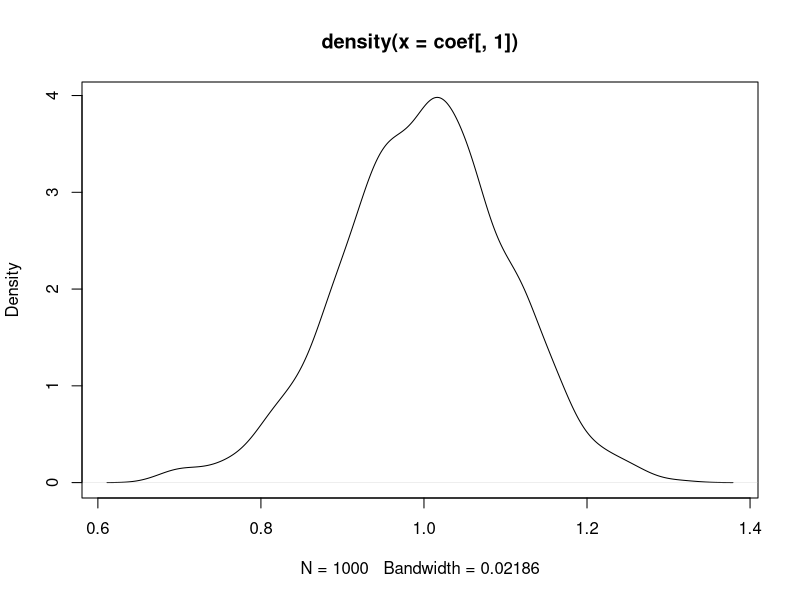
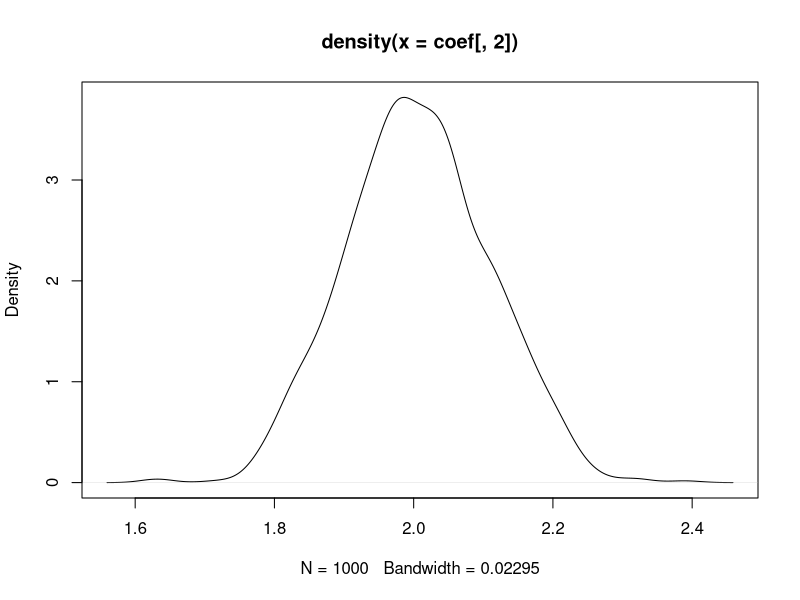
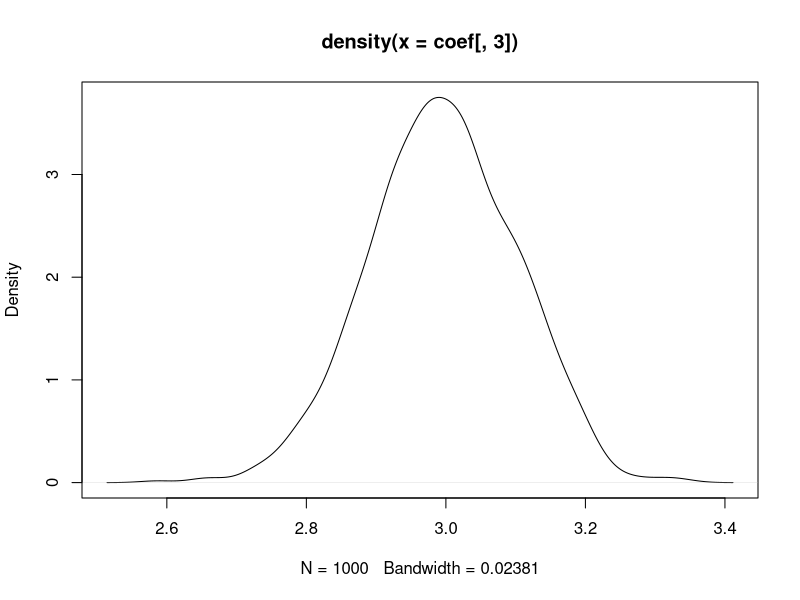

Write R code to recreate these figures, in order.
## ---- chunk 1
knitr::opts_chunk$set(echo = TRUE)
library(MASS)
## ---- chunk 2
n=100

Sigma <- matrix(c(5, 0.9*5, 0.9*5, 5), 2, 2)

rawvars <- mvrnorm(n, mu=rep(0,2), Sigma)

cor(rawvars) # tikriname, ar koreliacija tokia, kokios reikia
var(rawvars) # tikriname, ar dispersija tokia, kokios reikia 


x_1<-rawvars[,1]
x_2<-rawvars[,2]

e<-rnorm(n, sd=1)

y=1+2*x_1+3*x_2+e 
## ---- chunk 3
lm1<-lm(y~x_1+x_2)
coef<-lm1$coefficients

## ---- chunk 4

coef<-matrix(0, nrow = 1000, ncol=3)
for (i in 1:1000) {

Sigma <- matrix(c(5, 0.9*5, 0.9*5, 5), 2, 2)
rawvars <- mvrnorm(n, mu=rep(0,2), Sigma)

x_1<-rawvars[,1]
x_2<-rawvars[,2]
e<-rnorm(n, sd=1)
y=1+2*x_1+3*x_2+e 

lm1<-lm(y~x_1+x_2)
coef[i,]<-lm1$coefficients
}

mean(coef[,1]) # intercept 
mean(coef[,2]) # x_1
mean(coef[,3]) # x_2

sd1<-sd(coef[,1])
sd2<-sd(coef[,2])
sd3<-sd(coef[,3])
sd1 #intercept
sd2 #x_1
sd3 #x_2

d1<-density(coef[,1])
d2<-density(coef[,2])
d3<-density(coef[,3])
plot(d1)
plot(d2)
plot(d3)
## ---- chunk 5

Sigma <- matrix(c(5, 0.9*5, 0.9*5, 5), 2, 2)

rawvars <- mvrnorm(n=100, mu=rep(0,2), Sigma)

x_1<-rawvars[,1]
x_2<-rawvars[,2]

e<-rnorm(n, sd=1)

y=1+2*x_1+3*x_2+e

lm1<-lm(y~x_1+x_2)
summary(lm1)

sd1;sd2;sd3
